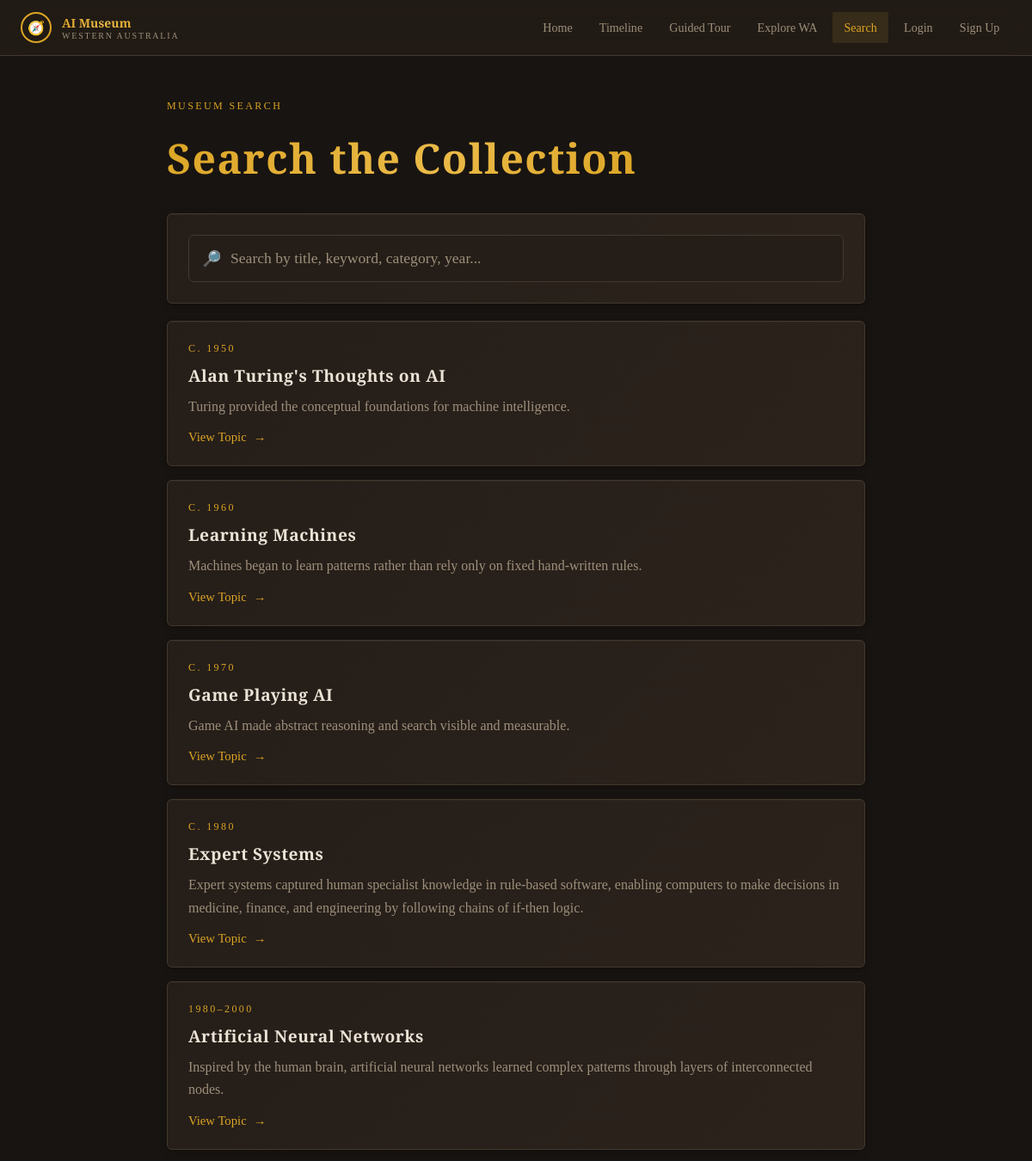
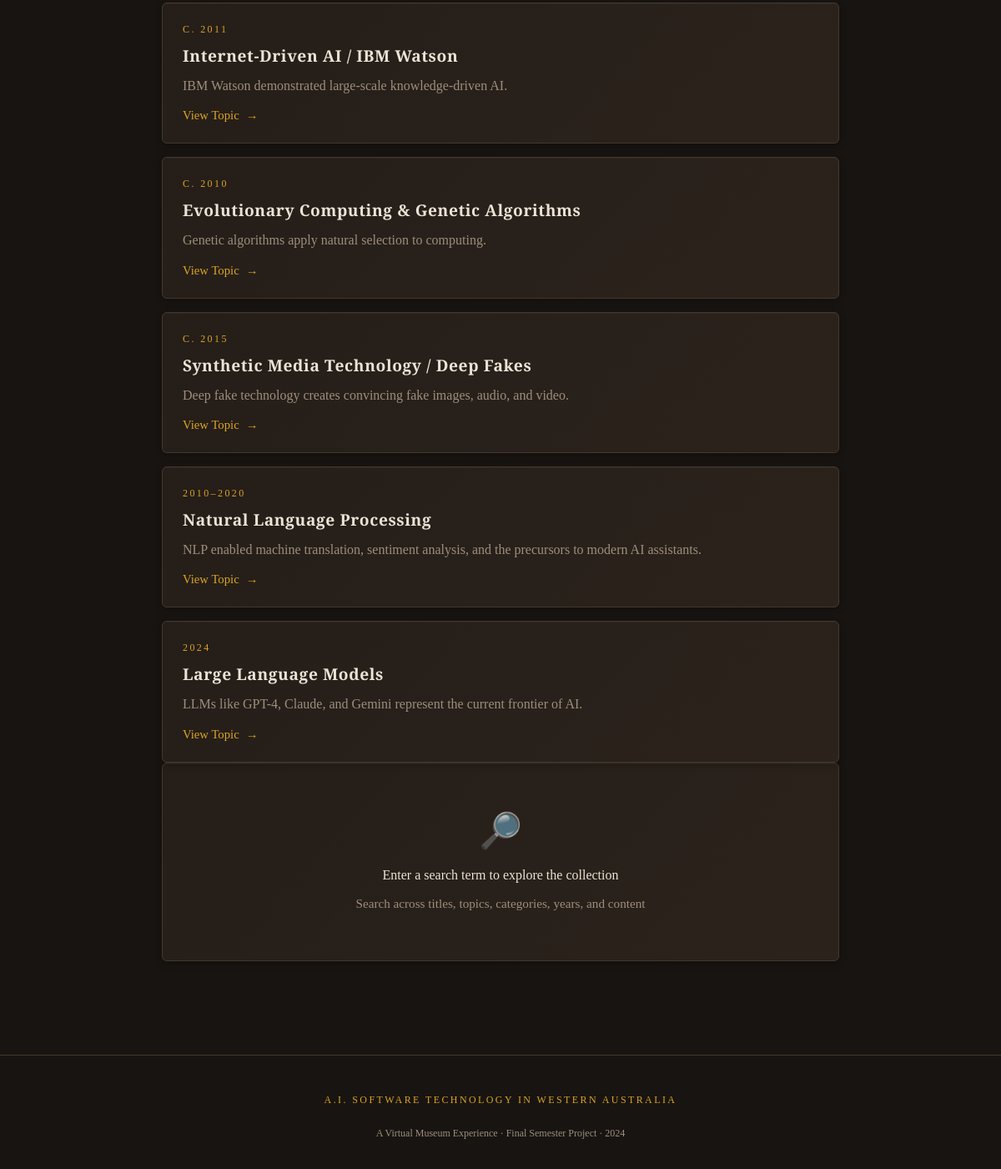
Screenshot of /search with the database file from the repository (2 pictures, top to bottom).
### models.py (models this page shows, shortened)
class Topic(db.Model):
    __tablename__ = "topics"
    id = db.Column(db.Integer, primary_key=True)
    slug = db.Column(db.String(120), unique=True, nullable=False)
    title = db.Column(db.String(200), nullable=False)
    year_range = db.Column(db.String(50), nullable=False)
    category = db.Column(db.String(100), nullable=False)
    status = db.Column(db.String(20), nullable=False, default="Legacy")
    intro_text = db.Column(db.Text, nullable=False)
    short_summary = db.Column(db.Text, nullable=False)
    how_it_works = db.Column(db.Text, nullable=False)
    simple_example = db.Column(db.Text, nullable=False)
    effective_use = db.Column(db.Text, nullable=False)
    real_world_examples = db.Column(db.Text, nullable=False)
    advantages = db.Column(db.Text, nullable=False)
    limitations = db.Column(db.Text, nullable=False)
    misuse = db.Column(db.Text, nullable=False)
    ethics = db.Column(db.Text, nullable=False)
    wa_context = db.Column(db.Text, nullable=False)
    media = db.relationship(
        "Media",
        backref="topic",
        lazy=True,
        cascade="all, delete-orphan"
    )
    references = db.relationship(
        "TopicReference",
        backref="topic",
        lazy=True,
        cascade="all, delete-orphan"
    )

### routes.py (the view)
@main.route("/search")
def search():
    query = request.args.get("q", "").strip()
    if query:
        topics = Topic.query.filter(
            Topic.title.ilike(f"%{query}%") |
            Topic.category.ilike(f"%{query}%") |
            Topic.short_summary.ilike(f"%{query}%") |
            Topic.wa_context.ilike(f"%{query}%")
        ).order_by(Topic.id.asc()).all()
    else:
        topics = Topic.query.order_by(Topic.id.asc()).all()
    return render_template("search.html", topics=topics, query=query)

### app/templates/search.html (shortened to what this page needs)
<!doctype html>
<html lang="en">
  <head>
    <link
      rel="stylesheet"
      href="{{ url_for('static', filename='css/search.css') }}"
    />
  </head>
  <body>
    <div class="site-wrapper">
      <header class="site-header glass-panel">
        <div class="container nav-bar">
          <a href="{{ url_for('main.home') }}" class="logo-link">
            <div class="logo-circle">🧭</div>
            <div class="logo-text">
              <span class="logo-title brass-text">AI Museum</span>
              <span class="logo-subtitle">Western Australia</span>
            </div>
          </a>
          <nav class="desktop-nav" id="desktopNav">
            <a href="{{ url_for('main.home') }}" class="nav-link">Home</a>
            <a href="{{ url_for('main.timeline') }}" class="nav-link">Timeline</a>
            <a href="{{ url_for('main.guided_tour') }}" class="nav-link">Guided Tour</a>
            <a href="{{ url_for('main.explore_wa') }}" class="nav-link">Explore WA</a>
            <a href="{{ url_for('main.search') }}" class="nav-link">Search</a>
            {% if current_user.is_authenticated %}
            <span class="nav-user">Hi, {{ current_user.username }}</span>
            <a href="{{ url_for('main.logout') }}" class="nav-link">Logout</a>
            {% else %}
            <a href="{{ url_for('main.login') }}" class="nav-link">Login</a>
            <a href="{{ url_for('main.signup') }}" class="nav-link">Sign Up</a>
            {% endif %}
          </nav>
        </div>
      </header>
      <main class="main-content">
        <div class="container page-section search-page-shell">
          <span class="exhibit-label search-label">Museum Search</span>
          <h1 class="page-title brass-text">Search the Collection</h1>
          <section class="search-bar-card">
            <div class="search-input-wrap">
              <span class="search-icon">🔎</span>
              <input
                id="searchInput"
                type="text"
                placeholder="Search by title, keyword, category, year..."
                autocomplete="off"
              />
            </div>
          </section>
          <div id="resultsContainer" class="results-container">
            {% if topics %}
              {% for topic in topics %}
              <article class="museum-card result-card">
                <div class="result-meta">
                  {% if topic.year_range %}
                  <span class="exhibit-label">{{ topic.year_range }}</span>
                  {% endif %}
                </div>
                <h3 class="result-title">{{ topic.title }}</h3>
                {% if topic.short_summary %}
                <p class="result-summary">{{ topic.short_summary }}</p>
                {% elif topic.intro_text %}
                <p class="result-summary">{{ topic.intro_text }}</p>
                {% else %}
                <p class="result-summary">Explore this topic in detail.</p>
                {% endif %}
                <a
                  href="{{ url_for('main.topic_detail', slug=topic.slug) }}"
                  class="result-link"
                >
                  <span>View Topic</span>
                  <span class="result-link-arrow">→</span>
                </a>
              </article>
              {% endfor %}
            {% endif %}
          </div>
          <section id="emptyState" class="empty-state museum-card">
            <div class="empty-icon">🔎</div>
            <p class="empty-title">
            </p>
            <p class="empty-text">
            </p>
          </section>
        </div>
      </main>
      <footer class="site-footer">
        <div class="container footer-inner">
          <p class="exhibit-label">
            A.I. Software Technology in Western Australia
          </p>
          <p class="footer-text">
            A Virtual Museum Experience · Final Semester Project · 2024
          </p>
        </div>
      </footer>
    </div>
  </body>
</html>

### rows the page displays
Topic: year_range "C. 1950", title "Alan Turing's Thoughts on AI", short_summary "Turing provided the conceptual foundations for machine intelligence."
Topic: year_range "C. 1960", title "Learning Machines", short_summary "Machines began to learn patterns rather than rely only on fixed hand-written rules."
Topic: year_range "C. 1970", title "Game Playing AI", short_summary "Game AI made abstract reasoning and search visible and measurable."
Topic: year_range "C. 1980", title "Expert Systems", short_summary "Expert systems captured human specialist knowledge in rule-based software, enabling computers to make decisions in medicine, finance, and engineering by following chains of if-then logic."
Topic: year_range "1980–2000", title "Artificial Neural Networks", short_summary "Inspired by the human brain, artificial neural networks learned complex patterns through layers of interconnected nodes."
Topic: year_range "C. 2011", title "Internet-Driven AI / IBM Watson", short_summary "IBM Watson demonstrated large-scale knowledge-driven AI."
Topic: year_range "C. 2010", title "Evolutionary Computing & Genetic Algorithms", short_summary "Genetic algorithms apply natural selection to computing."
Topic: year_range "C. 2015", title "Synthetic Media Technology / Deep Fakes", short_summary "Deep fake technology creates convincing fake images, audio, and video."
Topic: year_range "2010–2020", title "Natural Language Processing", short_summary "NLP enabled machine translation, sentiment analysis, and the precursors to modern AI assistants."
Topic: year_range "2024", title "Large Language Models", short_summary "LLMs like GPT-4, Claude, and Gemini represent the current frontier of AI."
